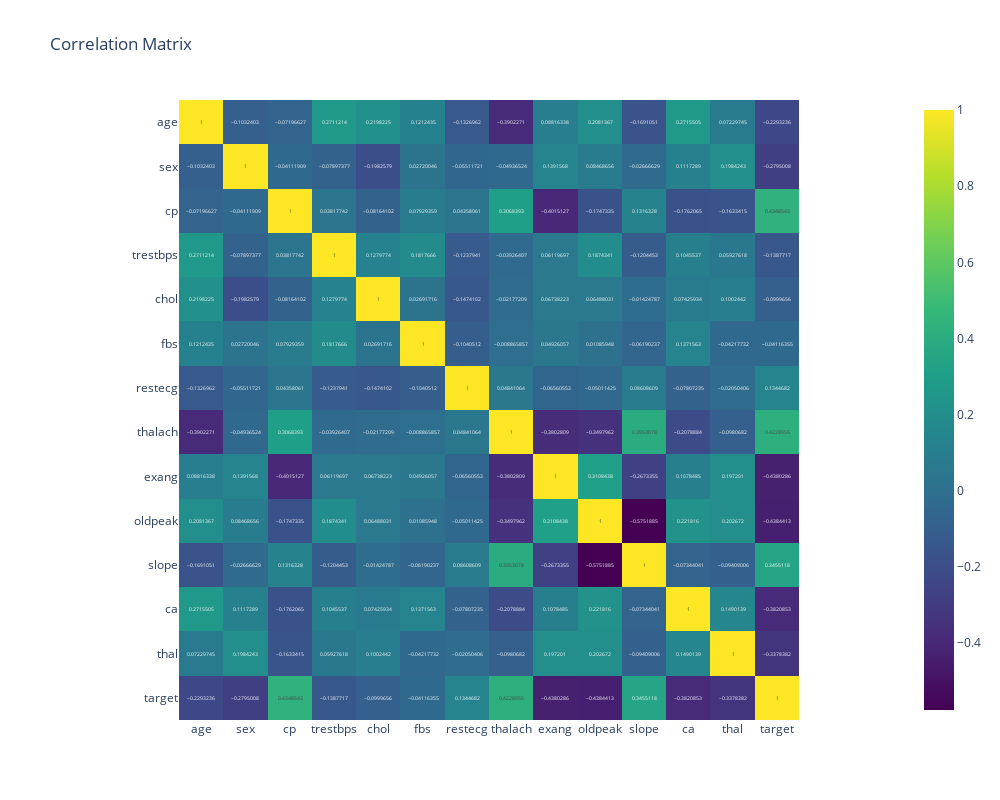

Notebook code for this chart:
### Markdown cell above
## 6. Correlation Heatmap

### Code cell
import plotly.express as px

corr_matrix = df.corr()

fig = px.imshow(corr_matrix, 
                text_auto=True, 
                color_continuous_scale='Viridis', 
                title="Correlation Matrix")

fig.update_layout(
    height=800,
    width=1000,
)

fig.show()

### Figure 1 — Plotly figure (JSON) as saved in the notebook; plotly's stock layout.template omitted (floating-point values rounded to 4 significant figures; data arrays with more than 128 entries replaced by an {"elided": "..."} marker saying what was removed)
{"data": [{"coloraxis": "coloraxis", "hovertemplate": "x: %{x}<br>y: %{y}<br>color: %{z}<extra></extra>", "name": "0", "texttemplate": "%{z}", "type": "heatmap", "x": ["age", "sex", "cp", "trestbps", "chol", "fbs", "restecg", "thalach", "exang", "oldpeak", "slope", "ca", "thal", "target"], "xaxis": "x", "y": ["age", "sex", "cp", "trestbps", "chol", "fbs", "restecg", "thalach", "exang", "oldpeak", "slope", "ca", "thal", "target"], "yaxis": "y", "z": {"elided": "14x14 float values"}}], "layout": {"coloraxis": {"colorscale": [[0, "#440154"], [0.1111, "#482878"], [0.2222, "#3e4989"], [0.3333, "#31688e"], [0.4444, "#26828e"], [0.5556, "#1f9e89"], [0.6667, "#35b779"], [0.7778, "#6ece58"], [0.8889, "#b5de2b"], [1, "#fde725"]]}, "height": 800, "title": {"text": "Correlation Matrix"}, "width": 1000, "xaxis": {"anchor": "y", "constrain": "domain", "domain": [0, 1], "scaleanchor": "y"}, "yaxis": {"anchor": "x", "autorange": "reversed", "constrain": "domain", "domain": [0, 1]}}}
